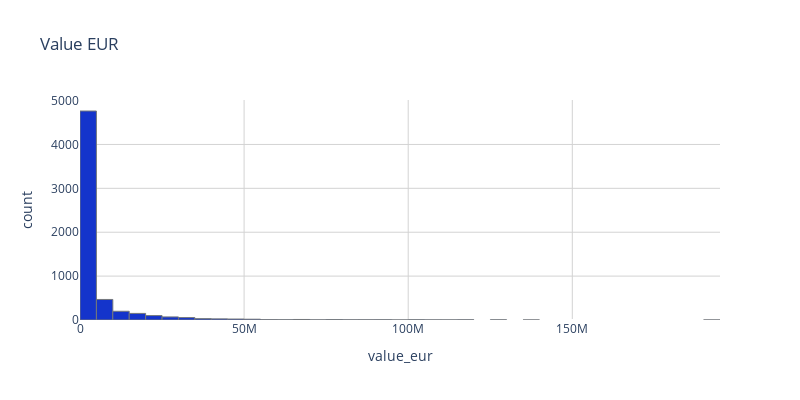

Notebook code cell kept with this figure:
### Markdown cell above
## Target variable overview
#### Value (EUR)

### Code cell
fig = px.histogram(df, x='value_eur', nbins=50, title='Value EUR')
fig.update_traces(marker_color=utils.COLORS_DICT['blue'], marker_line_color=utils.COLORS_DICT['gray'], marker_line_width=1)

fig.update_layout(
    width=800, 
    height=400,
    plot_bgcolor="white", 
    yaxis=dict(gridcolor='lightgray'),
    xaxis=dict(gridcolor='lightgray'),
)

fig.show()

### Figure 1 — Plotly figure (JSON) as saved in the notebook; plotly's stock layout.template omitted (floating-point values rounded to 4 significant figures; data arrays with more than 128 entries replaced by an {"elided": "..."} marker saying what was removed)
{"data": [{"alignmentgroup": "True", "bingroup": "x", "hovertemplate": "value_eur=%{x}<br>count=%{y}<extra></extra>", "legendgroup": "", "marker": {"color": "#1434CB", "line": {"color": "#74787B", "width": 1}, "pattern": {"shape": ""}}, "name": "", "nbinsx": 50, "offsetgroup": "", "orientation": "v", "showlegend": false, "type": "histogram", "x": {"elided": "5969 int values"}, "xaxis": "x", "yaxis": "y"}], "layout": {"barmode": "relative", "height": 400, "legend": {"tracegroupgap": 0}, "plot_bgcolor": "white", "title": {"text": "Value EUR"}, "width": 800, "xaxis": {"anchor": "y", "domain": [0, 1], "gridcolor": "lightgray", "title": {"text": "value_eur"}}, "yaxis": {"anchor": "x", "domain": [0, 1], "gridcolor": "lightgray", "title": {"text": "count"}}}}
